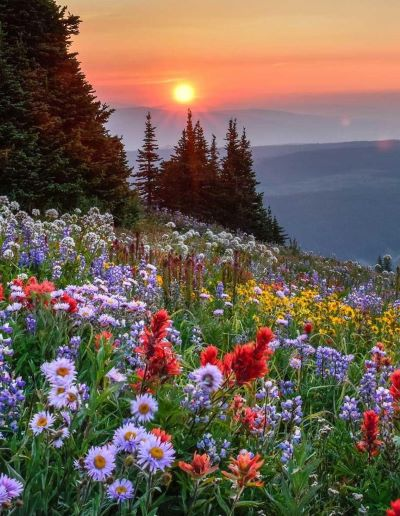
#> input picture gambar1.jpg, 400 x 516 px
$ python main.py
#> lines starting #> are read from the running program, lines starting #| are printed output that depends on the picture
import cv2
import numpy as np

img_rgb = cv2.imread('gambar1.jpg')
#> img_rgb is the input picture: shape (516, 400, 3); mean B, G, R 81.6, 95, 113

img_ycb = np.zeros_like(img_rgb, dtype=np.float32)
for i in range(img_rgb.shape[0]):
    for j in range(img_rgb.shape[1]):
        R, G, B = img_rgb[i,j]
        Y = 0.299 * R + 0.587 * G + 0.114 * B
        Cb = 128 - 0.168736 * R - 0.331264 * G + 0.5 * B
        Cr = 128 + 0.5 * R - 0.418688 * G - 0.081312 * B
        img_ycb[i,j] = [Y, Cb, Cr]
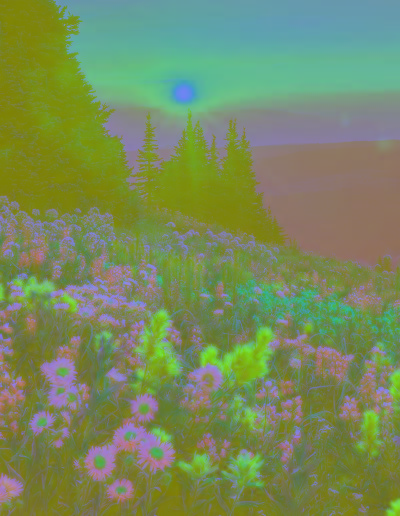
#> img_ycb: shape (516, 400, 3) float32; mean B, G, R 93.1, 139.2, 119.8

img_ycb = np.uint8(img_ycb)
cv2.imshow('Origina Image', img_rgb)
cv2.imshow('YCbCr Image', img_ycb)
cv2.waitKey(0)
cv2.destroyAllWindows()
